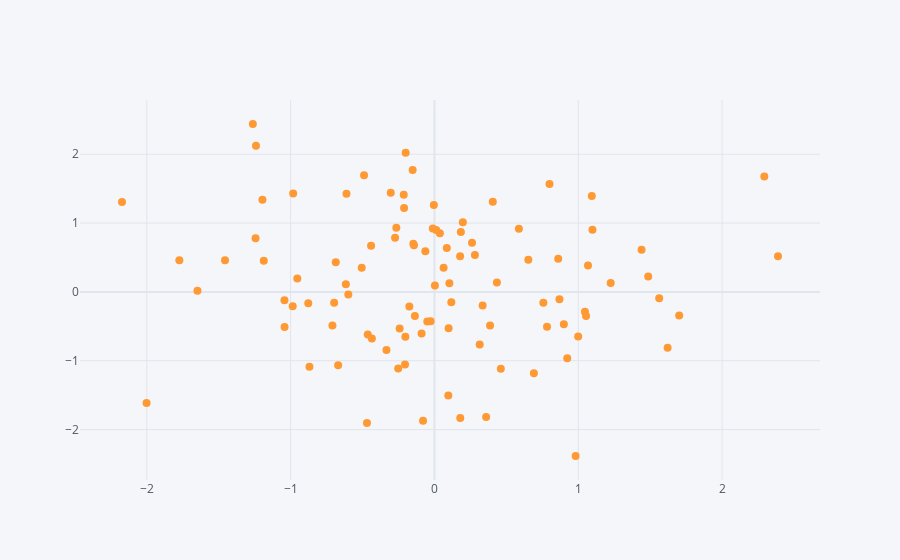

Here is the notebook cell this chart was saved with:
### Code cell
df.iplot(kind = 'scatter', x = 'A', y = 'B', mode= 'markers', size = 8)
